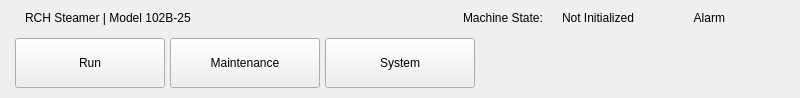
<?xml version="1.0" encoding="UTF-8"?>
<ui version="4.0">
 <class>NavigationWidget</class>
 <widget class="QWidget" name="NavigationWidget">
  <property name="geometry">
   <rect>
    <x>0</x>
    <y>0</y>
    <width>800</width>
    <height>98</height>
   </rect>
  </property>
  <property name="sizePolicy">
   <sizepolicy hsizetype="Expanding" vsizetype="MinimumExpanding">
    <horstretch>0</horstretch>
    <verstretch>0</verstretch>
   </sizepolicy>
  </property>
  <property name="windowTitle">
   <string>Form</string>
  </property>
  <property name="styleSheet">
   <string notr="true"/>
  </property>
  <layout class="QVBoxLayout" name="verticalLayout" stretch="1,3">
   <property name="spacing">
    <number>7</number>
   </property>
   <property name="sizeConstraint">
    <enum>QLayout::SizeConstraint::SetDefaultConstraint</enum>
   </property>
   <property name="leftMargin">
    <number>15</number>
   </property>
   <property name="topMargin">
    <number>5</number>
   </property>
   <property name="rightMargin">
    <number>15</number>
   </property>
   <property name="bottomMargin">
    <number>10</number>
   </property>
   <item>
    <layout class="QHBoxLayout" name="horizontalLayout_2" stretch="4,4">
     <property name="sizeConstraint">
      <enum>QLayout::SizeConstraint::SetMaximumSize</enum>
     </property>
     <item>
      <layout class="QVBoxLayout" name="verticalLayout_2" stretch="0">
       <property name="spacing">
        <number>0</number>
       </property>
       <property name="leftMargin">
        <number>10</number>
       </property>
       <item>
        <widget class="QLabel" name="ProjectTitle">
         <property name="minimumSize">
          <size>
           <width>0</width>
           <height>0</height>
          </size>
         </property>
         <property name="text">
          <string>RCH Steamer | Model 102B-25</string>
         </property>
        </widget>
       </item>
      </layout>
     </item>
     <item>
      <layout class="QHBoxLayout" name="horizontalLayout_4" stretch="0,0,0,0,0,0">
       <property name="spacing">
        <number>0</number>
       </property>
       <item>
        <spacer name="horizontalSpacer_2">
         <property name="orientation">
          <enum>Qt::Orientation::Horizontal</enum>
         </property>
         <property name="sizeType">
          <enum>QSizePolicy::Policy::Preferred</enum>
         </property>
         <property name="sizeHint" stdset="0">
          <size>
           <width>40</width>
           <height>20</height>
          </size>
         </property>
        </spacer>
       </item>
       <item>
        <widget class="QLabel" name="MachineState">
         <property name="sizePolicy">
          <sizepolicy hsizetype="Maximum" vsizetype="Expanding">
           <horstretch>0</horstretch>
           <verstretch>0</verstretch>
          </sizepolicy>
         </property>
         <property name="layoutDirection">
          <enum>Qt::LayoutDirection::LeftToRight</enum>
         </property>
         <property name="text">
          <string>Machine State:</string>
         </property>
        </widget>
       </item>
       <item>
        <widget class="QLabel" name="PLC_sMachineState">
         <property name="sizePolicy">
          <sizepolicy hsizetype="Maximum" vsizetype="Preferred">
           <horstretch>0</horstretch>
           <verstretch>0</verstretch>
          </sizepolicy>
         </property>
         <property name="text">
          <string>Not Initialized</string>
         </property>
        </widget>
       </item>
       <item>
        <spacer name="horizontalSpacer">
         <property name="orientation">
          <enum>Qt::Orientation::Horizontal</enum>
         </property>
         <property name="sizeType">
          <enum>QSizePolicy::Policy::Fixed</enum>
         </property>
         <property name="sizeHint" stdset="0">
          <size>
           <width>40</width>
           <height>20</height>
          </size>
         </property>
        </spacer>
       </item>
       <item>
        <widget class="QLabel" name="Alarm">
         <property name="enabled">
          <bool>true</bool>
         </property>
         <property name="sizePolicy">
          <sizepolicy hsizetype="Maximum" vsizetype="Preferred">
           <horstretch>0</horstretch>
           <verstretch>0</verstretch>
          </sizepolicy>
         </property>
         <property name="baseSize">
          <size>
           <width>0</width>
           <height>0</height>
          </size>
         </property>
         <property name="text">
          <string>Alarm</string>
         </property>
         <property name="alignment">
          <set>Qt::AlignmentFlag::AlignRight|Qt::AlignmentFlag::AlignTrailing|Qt::AlignmentFlag::AlignVCenter</set>
         </property>
        </widget>
       </item>
       <item>
        <widget class="QLabel" name="Alarm_LED">
         <property name="enabled">
          <bool>true</bool>
         </property>
         <property name="sizePolicy">
          <sizepolicy hsizetype="Fixed" vsizetype="Fixed">
           <horstretch>0</horstretch>
           <verstretch>0</verstretch>
          </sizepolicy>
         </property>
         <property name="minimumSize">
          <size>
           <width>20</width>
           <height>20</height>
          </size>
         </property>
         <property name="baseSize">
          <size>
           <width>20</width>
           <height>20</height>
          </size>
         </property>
         <property name="text">
          <string/>
         </property>
         <property name="margin">
          <number>0</number>
         </property>
        </widget>
       </item>
      </layout>
     </item>
    </layout>
   </item>
   <item>
    <layout class="QHBoxLayout" name="horizontalLayout" stretch="1,1,1,0">
     <property name="spacing">
      <number>5</number>
     </property>
     <property name="sizeConstraint">
      <enum>QLayout::SizeConstraint::SetMaximumSize</enum>
     </property>
     <property name="topMargin">
      <number>0</number>
     </property>
     <property name="bottomMargin">
      <number>0</number>
     </property>
     <item>
      <widget class="QPushButton" name="btn_to_RunScreen">
       <property name="sizePolicy">
        <sizepolicy hsizetype="Maximum" vsizetype="Maximum">
         <horstretch>1</horstretch>
         <verstretch>0</verstretch>
        </sizepolicy>
       </property>
       <property name="minimumSize">
        <size>
         <width>150</width>
         <height>50</height>
        </size>
       </property>
       <property name="text">
        <string>Run</string>
       </property>
      </widget>
     </item>
     <item>
      <widget class="QPushButton" name="btn_to_MaintScreen">
       <property name="sizePolicy">
        <sizepolicy hsizetype="Maximum" vsizetype="Maximum">
         <horstretch>1</horstretch>
         <verstretch>0</verstretch>
        </sizepolicy>
       </property>
       <property name="minimumSize">
        <size>
         <width>150</width>
         <height>50</height>
        </size>
       </property>
       <property name="maximumSize">
        <size>
         <width>16777215</width>
         <height>16777215</height>
        </size>
       </property>
       <property name="text">
        <string>Maintenance</string>
       </property>
      </widget>
     </item>
     <item>
      <widget class="QPushButton" name="btn_to_SystemScreen">
       <property name="sizePolicy">
        <sizepolicy hsizetype="Maximum" vsizetype="Maximum">
         <horstretch>1</horstretch>
         <verstretch>0</verstretch>
        </sizepolicy>
       </property>
       <property name="minimumSize">
        <size>
         <width>150</width>
         <height>50</height>
        </size>
       </property>
       <property name="text">
        <string>System</string>
       </property>
      </widget>
     </item>
     <item>
      <spacer name="horizontalSpacer_3">
       <property name="orientation">
        <enum>Qt::Orientation::Horizontal</enum>
       </property>
       <property name="sizeHint" stdset="0">
        <size>
         <width>150</width>
         <height>20</height>
        </size>
       </property>
      </spacer>
     </item>
    </layout>
   </item>
  </layout>
 </widget>
 <resources/>
 <connections/>
</ui>
